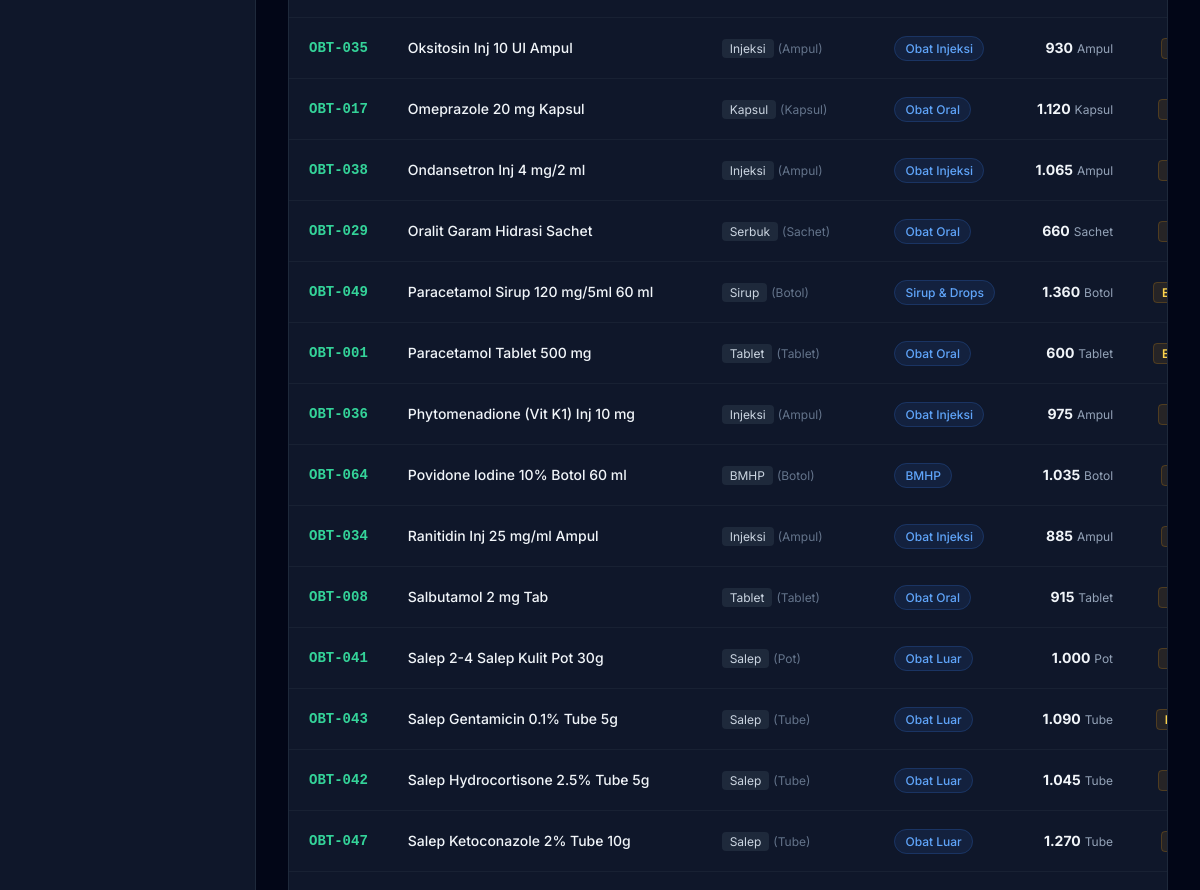
The app's page /obat/ (middle part), older data.
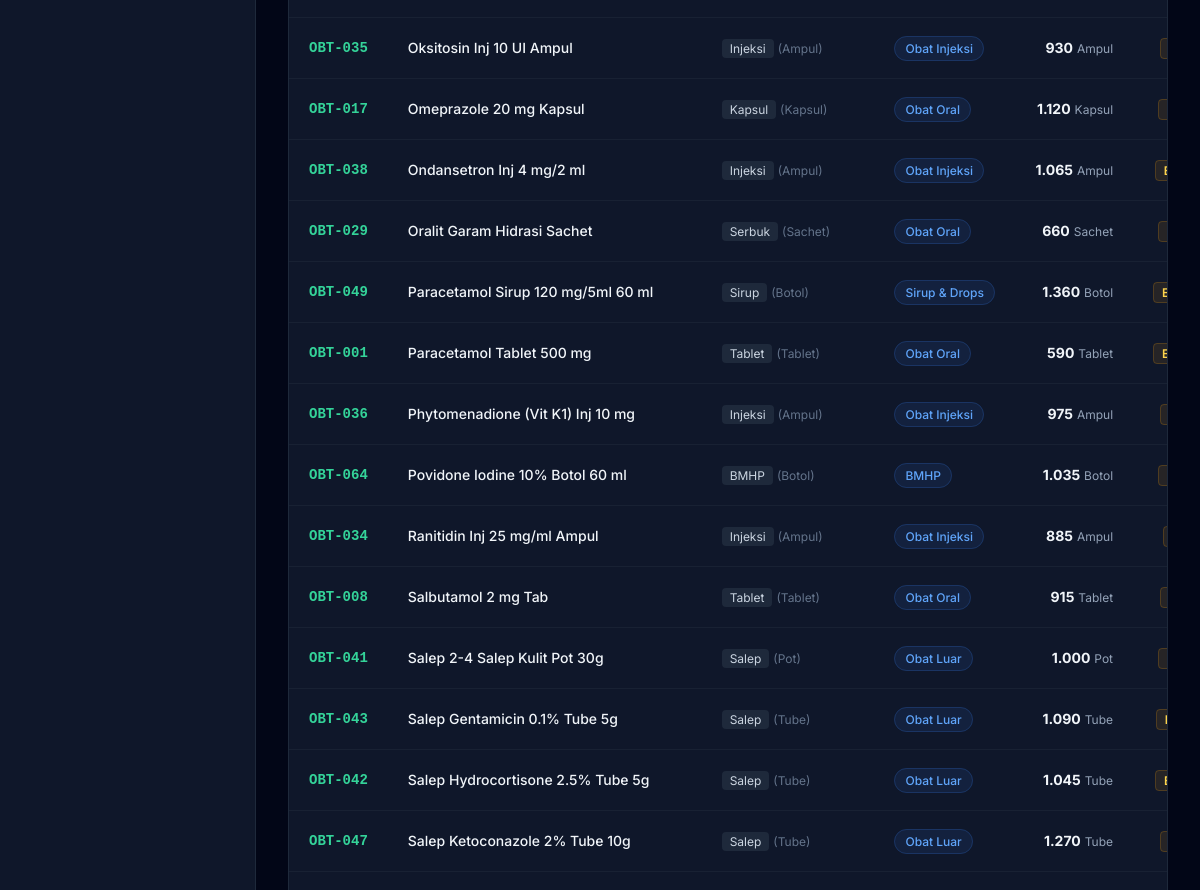
The same page, newer data.
### app/models.py (models this page shows, shortened)
class BaseModel(db.Model):
    __abstract__ = True

class Obat(BaseModel):
    __tablename__ = 'obat'
    id = db.Column(db.Integer, primary_key=True)
    kode_obat = db.Column(db.String(50), unique=True, nullable=False, index=True)
    nama_obat = db.Column(db.String(150), nullable=False)
    bentuk_sediaan = db.Column(db.String(50), default='Tablet')
    satuan = db.Column(db.String(30), default='Tablet')
    kategori = db.Column(db.String(50), default='Generik')
    harga_satuan = db.Column(db.Float, default=0.0)
    stok_minimum = db.Column(db.Integer, default=10)
    buffer_percent = db.Column(db.Float, default=0.20)
    created_at = db.Column(db.DateTime, default=datetime.utcnow)
    batches = db.relationship('BatchObat', backref='obat', lazy=True, cascade="all, delete-orphan")
    @property
    def total_stok(self):
        return sum(batch.stok_sekarang for batch in self.batches if batch.stok_sekarang > 0)
    @property
    def batch_terdekat_ed(self):
        active_batches = [b for b in self.batches if b.stok_sekarang > 0]
        if not active_batches:
            return None
        return min(active_batches, key=lambda b: b.expired_date)

class BatchObat(BaseModel):
    __tablename__ = 'batch_obat'
    id = db.Column(db.Integer, primary_key=True)
    obat_id = db.Column(db.Integer, db.ForeignKey('obat.id'), nullable=False)
    no_batch = db.Column(db.String(50), nullable=False)
    expired_date = db.Column(db.Date, nullable=False)
    stok_awal = db.Column(db.Integer, default=0)
    stok_sekarang = db.Column(db.Integer, default=0)
    sumber_dana = db.Column(db.String(50), default='APBD')
    harga_batch = db.Column(db.Float, default=0.0)
    created_at = db.Column(db.DateTime, default=datetime.utcnow)
    @property
    def days_until_expired(self):
        if not self.expired_date:
            return 9999
        return (self.expired_date - date.today()).days

### app/routes/obat.py (the view)
@obat_bp.route('/')
def list_obat():
    query = request.args.get('q', '').strip()
    kategori_filter = request.args.get('kategori', '').strip()
    obats_query = Obat.query
    if query:
        obats_query = obats_query.filter(
            (Obat.nama_obat.ilike(f'%{query}%')) |
            (Obat.kode_obat.ilike(f'%{query}%'))
        )
    if kategori_filter:
        obats_query = obats_query.filter(Obat.kategori == kategori_filter)
    obats = obats_query.order_by(Obat.nama_obat.asc()).all()
    kategori_list = db.session.query(Obat.kategori).distinct().all()
    kategori_list = [k[0] for k in kategori_list if k[0]]
    return render_template('obat/list.html', obats=obats, query=query, kategori_list=kategori_list, selected_kategori=kategori_filter)

### app/templates/obat/list.html (shortened to what this page needs)
{% extends 'base.html' %}
{% block content %}
<div class="space-y-6">
    <div class="bg-slate-900 rounded-2xl border border-slate-800 overflow-hidden">
        <div class="overflow-x-auto">
            <table class="w-full text-sm text-left">
                <tbody class="divide-y divide-slate-800/60">
                    {% if obats %}
                        {% for o in obats %}
                        <tr class="hover:bg-slate-800/40 transition-colors">
                            <td class="px-5 py-4 font-mono font-semibold text-emerald-400 whitespace-nowrap">{{ o.kode_obat }}</td>
                            <td class="px-5 py-4 font-medium text-slate-100 max-w-xs truncate">
                                <a href="{{ url_for('obat.detail_obat', id=o.id) }}" class="hover:text-emerald-400 hover:underline">
                                    {{ o.nama_obat }}
                                </a>
                            </td>
                            <td class="px-5 py-4 text-slate-400 whitespace-nowrap">
                                <span class="px-2 py-0.5 rounded text-xs bg-slate-800 text-slate-300">{{ o.bentuk_sediaan }}</span>
                                <span class="text-xs text-slate-500">({{ o.satuan }})</span>
                            </td>
                            <td class="px-5 py-4 whitespace-nowrap">
                                <span class="px-2.5 py-1 rounded-full text-xs font-medium bg-blue-500/10 text-blue-400 border border-blue-500/20">
                                    {{ o.kategori }}
                                </span>
                            </td>
                            <td class="px-5 py-4 text-right whitespace-nowrap">
                                {% if o.total_stok <= o.stok_minimum %}
                                    <span class="px-2.5 py-1 rounded-lg text-xs font-bold bg-rose-500/10 text-rose-400 border border-rose-500/20">
                                        {{ o.total_stok|number }} {{ o.satuan }} (Kritis)
                                    </span>
                                {% else %}
                                    <span class="font-bold text-slate-100">{{ o.total_stok|number }}</span> <span class="text-xs text-slate-400">{{ o.satuan }}</span>
                                {% endif %}
                            </td>
                            <td class="px-5 py-4 text-right whitespace-nowrap">
                                {% set ed_batch = o.batch_terdekat_ed %}
                                {% if ed_batch %}
                                    {% if ed_batch.days_until_expired <= 0 %}
                                        <span class="px-2 py-0.5 rounded text-xs bg-rose-950 text-rose-300 font-bold border border-rose-800">EXPIRED</span>
                                    {% elif ed_batch.days_until_expired <= 90 %}
                                        <span class="px-2 py-0.5 rounded text-xs bg-amber-500/10 text-amber-300 font-semibold border border-amber-500/20">
                                        </span>
                                    {% else %}
                                        <span class="text-xs text-slate-400">{{ ed_batch.expired_date.strftime('%d-%m-%Y') }}</span>
                                    {% endif %}
                                {% else %}
                                    <span class="text-xs text-slate-600">Tidak ada batch</span>
                                {% endif %}
                            </td>
                        </tr>
                        {% endfor %}
                    {% else %}
                        <tr>
                            <td colspan="7" class="text-center py-8 text-slate-500 text-sm">
                                Tidak ada data obat ditemukan.
                            </td>
                        </tr>
                    {% endif %}
                </tbody>
            </table>
        </div>
    </div>
</div>
{% endblock %}

Row changes from the older to the newer data that the page shows:
changed Obat "OBT-001": total_stok|number "600" → "590"
